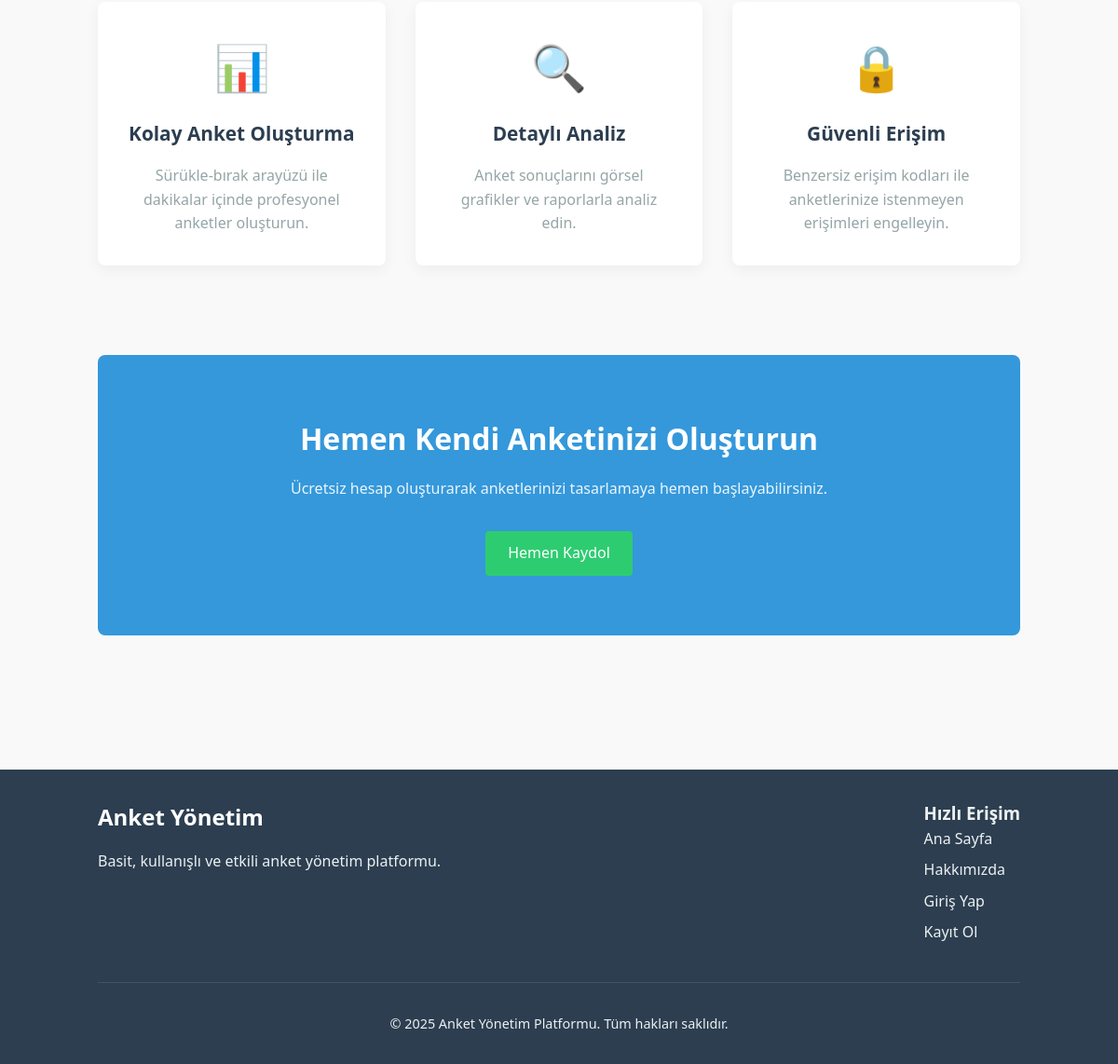
Before: / (lower part) with the older database file.
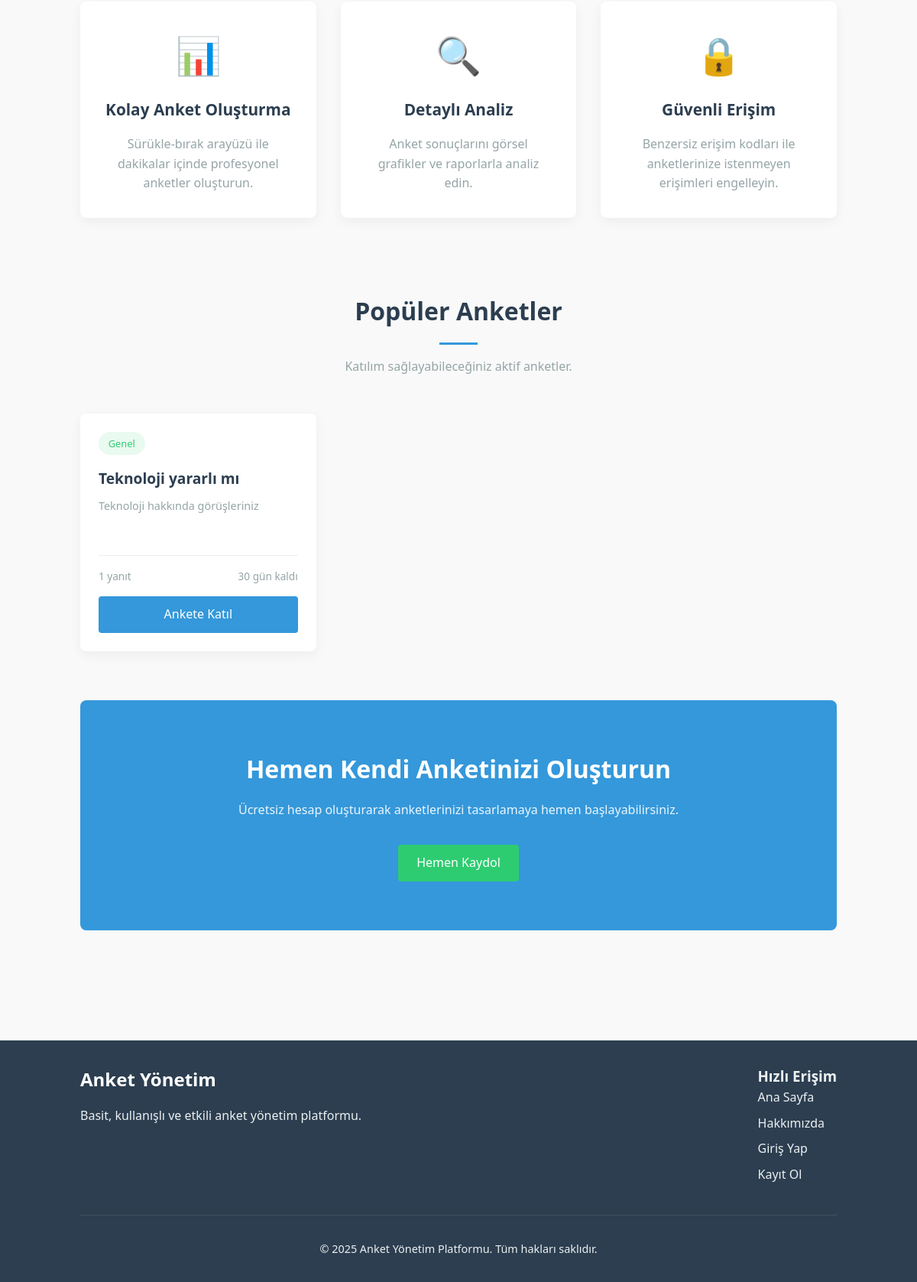
After: the same page with the newer database file.
### surveys/models.py (models this page shows, shortened)
class Survey(models.Model):
    title = models.CharField(max_length=255)
    description = models.TextField(blank=True)
    slug = models.SlugField(max_length=255, unique=True, blank=True)
    is_active = models.BooleanField(default=False)
    created_at = models.DateTimeField(auto_now_add=True)
    updated_at = models.DateTimeField(auto_now=True)
    created_by = models.ForeignKey(User, on_delete=models.CASCADE, related_name='surveys')
    access_code = models.CharField(max_length=20, unique=True, blank=True)

### surveys/views.py (the view)
# urls.py: path('', views.index, name='index'),
def index(request):
    active_surveys = Survey.objects.filter(is_active=True).order_by('-created_at')[:6]
    popular_surveys = []
    for survey in active_surveys:
        survey_data = {
            'id': survey.id,
            'slug': survey.slug,
            'title': survey.title,
            'description': survey.description,
            'category': 'Genel',  # Gerçek uygulamada kategori bilgisi eklenebilir
            'responses_count': survey.responses.count(),
            'time_remaining': 30,  # Örnek değer, gerçek bir hesaplama eklenebilir
        }
        popular_surveys.append(survey_data)
    return render(request, 'surveys/index.html', {
        'active_surveys': active_surveys,
        'popular_surveys': popular_surveys
    })

### surveys/templates/surveys/index.html (shortened to what this page needs)
{% extends 'base.html' %}
{% block content %}
<section style="margin-bottom: 4rem;">
    <div style="display: grid; grid-template-columns: repeat(auto-fit, minmax(300px, 1fr)); gap: 2rem;">
        <div class="card">
            <div style="font-size: 3rem; margin-bottom: 1rem; color: var(--primary-color); text-align: center;">📊</div>
            <h3 style="font-size: 1.3rem; margin-bottom: 1rem; color: var(--dark-color); text-align: center;">Kolay Anket Oluşturma</h3>
            <p style="color: var(--gray-color); text-align: center;">Sürükle-bırak arayüzü ile dakikalar içinde profesyonel anketler oluşturun.</p>
        </div>
        <div class="card">
            <div style="font-size: 3rem; margin-bottom: 1rem; color: var(--primary-color); text-align: center;">🔍</div>
            <h3 style="font-size: 1.3rem; margin-bottom: 1rem; color: var(--dark-color); text-align: center;">Detaylı Analiz</h3>
            <p style="color: var(--gray-color); text-align: center;">Anket sonuçlarını görsel grafikler ve raporlarla analiz edin.</p>
        </div>
        <div class="card">
            <div style="font-size: 3rem; margin-bottom: 1rem; color: var(--primary-color); text-align: center;">🔒</div>
            <h3 style="font-size: 1.3rem; margin-bottom: 1rem; color: var(--dark-color); text-align: center;">Güvenli Erişim</h3>
            <p style="color: var(--gray-color); text-align: center;">Benzersiz erişim kodları ile anketlerinize istenmeyen erişimleri engelleyin.</p>
        </div>
    </div>
</section>
{% if popular_surveys %}
<section style="margin-bottom: 4rem;">
    <div style="text-align: center; margin-bottom: 3rem;">
        <h2 style="font-size: 2rem; color: var(--dark-color); margin-bottom: 1rem; position: relative; display: inline-block;">Popüler Anketler</h2>
        <div style="width: 50px; height: 3px; background-color: var(--primary-color); margin: 0 auto;"></div>
        <p style="color: var(--gray-color); max-width: 600px; margin: 1rem auto 0;">Katılım sağlayabileceğiniz aktif anketler.</p>
    </div>
    <div style="display: grid; grid-template-columns: repeat(auto-fill, minmax(280px, 1fr)); gap: 2rem;">
        {% for survey in popular_surveys %}
        <div style="background-color: var(--white-color); border-radius: 8px; overflow: hidden; box-shadow: 0 5px 15px rgba(0, 0, 0, 0.05); transition: transform 0.3s ease;">
            <div style="padding: 1.5rem;">
                <span style="display: inline-block; background-color: rgba(46, 204, 113, 0.1); color: var(--secondary-color); padding: 0.3rem 0.8rem; border-radius: 50px; font-size: 0.8rem; margin-bottom: 1rem;">{{ survey.category }}</span>
                <h3 style="font-size: 1.2rem; margin-bottom: 0.5rem; color: var(--dark-color);">{{ survey.title }}</h3>
                <p style="color: var(--gray-color); font-size: 0.9rem; margin-bottom: 1rem; height: 60px; overflow: hidden;">{{ survey.description|truncatechars:100 }}</p>
                <div style="display: flex; justify-content: space-between; color: var(--gray-color); font-size: 0.85rem; padding-top: 1rem; border-top: 1px solid #eee;">
                    <div>
                        <span>{{ survey.responses_count }} yanıt</span>
                    </div>
                    <div>
                        <span>{{ survey.time_remaining }} gün kaldı</span>
                    </div>
                </div>
                <a href="{% url 'surveys:view_survey' survey.slug %}" style="display: block; text-align: center; margin-top: 1rem; background-color: var(--primary-color); color: var(--white-color); padding: 0.7rem; border-radius: 4px; text-decoration: none; font-weight: 500;">Ankete Katıl</a>
            </div>
        </div>
        {% endfor %}
    </div>
</section>
{% endif %}
<section style="background-color: var(--primary-color); padding: 4rem 0; border-radius: 8px; text-align: center; color: white; margin-bottom: 3rem;">
    <h2 style="font-size: 2rem; margin-bottom: 1rem;">Hemen Kendi Anketinizi Oluşturun</h2>
    <p style="max-width: 600px; margin: 0 auto 2rem; opacity: 0.9;">Ücretsiz hesap oluşturarak anketlerinizi tasarlamaya hemen başlayabilirsiniz.</p>
    {% if user.is_authenticated %}
    <a href="{% url 'surveys:create_survey' %}" class="btn btn-secondary">Yeni Anket Oluştur</a>
    {% else %}
    <a href="{% url 'surveys:register' %}" class="btn btn-secondary">Hemen Kaydol</a>
    {% endif %}
</section>
{% endblock %}

### surveys/templates/base.html (shortened to what this page needs)
<!DOCTYPE html>
<html lang="tr">
<head>
</head>
<body>
    <main class="content">
        <div class="container">
            {% block content %}
            {% endblock %}
        </div>
    </main>
    <footer>
        <div class="container">
            <div class="footer-content">
                <div class="footer-col">
                    <div class="footer-logo">
                        <span class="logo-text" style="color: var(--white-color);">Anket Yönetim</span>
                    </div>
                    <p>Basit, kullanışlı ve etkili anket yönetim platformu.</p>
                </div>
                <div class="footer-col">
                    <h3>Hızlı Erişim</h3>
                    <ul class="footer-links">
                        <li><a href="{% url 'surveys:index' %}">Ana Sayfa</a></li>
                        {% if user.is_authenticated %}
                            <li><a href="{% url 'surveys:my_surveys' %}">Anketlerim</a></li>
                            <li><a href="{% url 'surveys:create_survey' %}">Anket Oluştur</a></li>
                        {% else %}
                            <li><a href="{% url 'surveys:about' %}">Hakkımızda</a></li>
                            <li><a href="{% url 'surveys:login' %}">Giriş Yap</a></li>
                            <li><a href="{% url 'surveys:register' %}">Kayıt Ol</a></li>
                        {% endif %}
                    </ul>
                </div>
            </div>
            <div class="footer-bottom">
                <p>&copy; {% now "Y" %} Anket Yönetim Platformu. Tüm hakları saklıdır.</p>
            </div>
        </div>
    </footer>
</body>
</html>

### surveys/templates/base.html (style rules this page uses)
:root { --primary-color: #3498db; --primary-color-rgb: 52, 152, 219; --secondary-color: #2ecc71; --dark-color: #2c3e50; --light-color: #ecf0f1; --danger-color: #e74c3c; --warning-color: #f39c12; --gray-color: #95a5a6; --white-color: #ffffff; }
* { margin: 0; padding: 0; box-sizing: border-box; font-family: 'Segoe UI', Tahoma, Geneva, Verdana, sans-serif; }
body { background-color: #f9f9f9; color: #333; line-height: 1.6; }
.container { width: 85%; max-width: 1200px; margin: 0 auto; padding: 0 15px; }
.logo-text { font-size: 1.5rem; font-weight: 700; color: var(--primary-color); }
.btn { display: inline-block; padding: 0.7rem 1.5rem; border-radius: 4px; font-weight: 500; text-decoration: none; cursor: pointer; transition: all 0.3s ease; border: none; font-size: 1rem; }
.btn-secondary { background-color: var(--secondary-color); color: var(--white-color); }
.content { padding: 7rem 0 4rem; }
.card { background-color: var(--white-color); border-radius: 8px; box-shadow: 0 5px 15px rgba(0, 0, 0, 0.05); padding: 2rem; margin-bottom: 2rem; }
footer { background-color: var(--dark-color); color: var(--light-color); padding: 2rem 0; margin-top: 2rem; }
.footer-content { display: flex; flex-wrap: wrap; justify-content: space-between; }
.footer-logo { margin-bottom: 1rem; }
.footer-links { list-style: none; }
.footer-links li { margin-bottom: 0.5rem; }
.footer-links a { color: var(--light-color); text-decoration: none; transition: color 0.3s; }
.footer-bottom { text-align: center; padding-top: 2rem; margin-top: 2rem; border-top: 1px solid rgba(255, 255, 255, 0.1); font-size: 0.9rem; }

Changed rows visible on the page:
added Survey: title "Teknoloji yararlı mı", description "Teknoloji hakkında görüşleriniz"
Other visible differences:
text now shown: "Popüler Anketler Katılım sağlayabileceğiniz aktif anketler."
new list line: "Genel 1 yanıt 30 gün kaldı Ankete Katıl"
